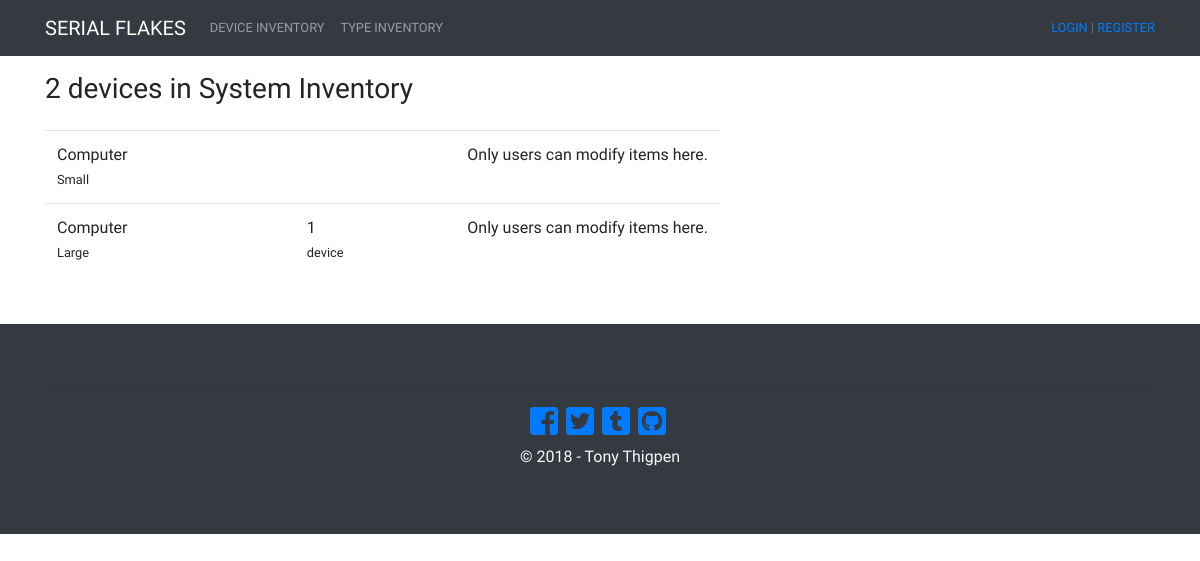
Page /types/ on the earlier database version.
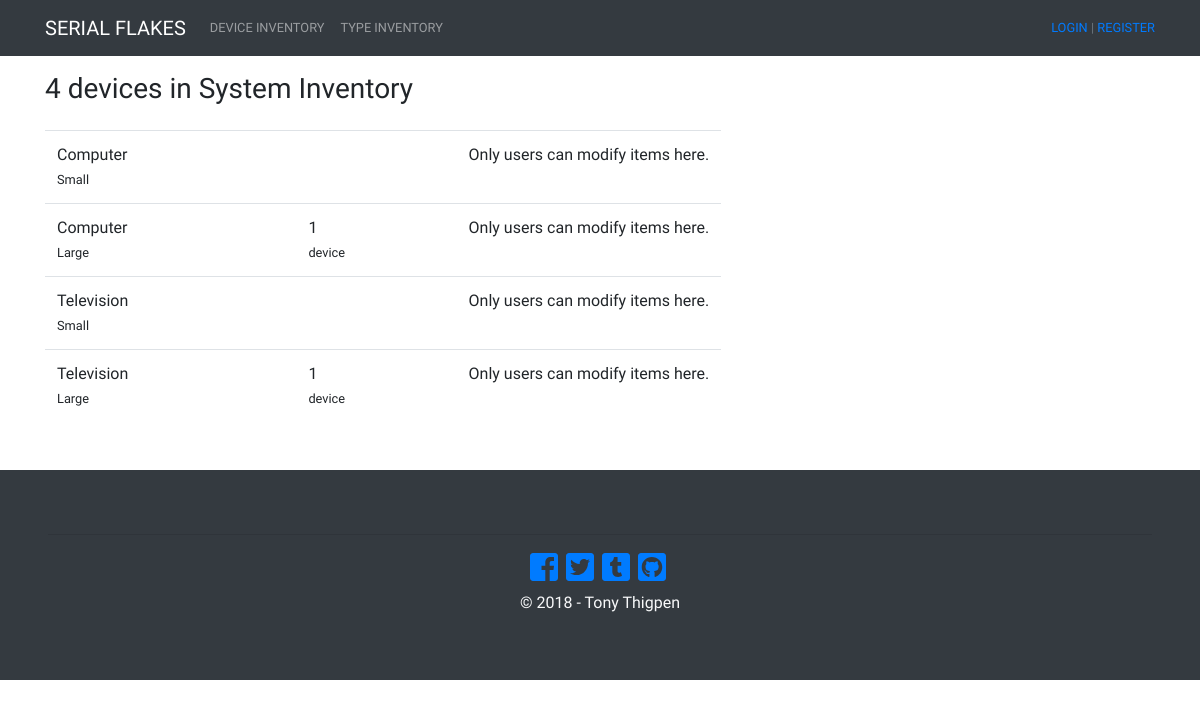
Same page on the later database version.
### Serial/models.py (models this page shows, shortened)
class Type(models.Model):
	type_name = models.CharField(max_length=60)
	type_size = models.CharField(max_length=60)

### Serial/views.py (the view)
class TypeList(generic.ListView):
	model = Type
	context_object_name = 'types'
	queryset = Type.objects.all()
	template_name = 'extra/type_list.html'

### Serial/templates/extra/type_list.html (shortened to what this page needs)
{% extends 'layout.html' %}
{% block content %}
    <div>
        <h3 class="py-3">{{ types.count }} devices in System Inventory<br>
        </h3>
    </div>
    <table class="table table-hover">
        {% for type in types %}
            <tr class="text-justify align-middle">
                <td class="">{{ type.type_name }} <br>
                    <small>{{ type.type_size }}</small>
                </td>
                <td class="">
                    {% with devcount=type.device_type.count %}{% if type.device_type.count > 0 %}
                        <li class="list-unstyled">{{ devcount }}<br>
                            <small>device{{ devcount|pluralize }}</small>
                        </li>
                    {% endif %}{% endwith %}
                </td>
                <td class="btn-group">
                    {% if user.is_authenticated %}
                        <a class="btn btn-primary" href="{% url 'type-detail' type.pk %}">Detail</a>
                        <a class="btn btn-info" href="{% url 'type-update' type.pk %}">Update</a>
                        <a class="btn btn-info" href="{% url 'type-delete' type.pk %}">Delete</a>
                    {% else %}
                        Only users can modify items here.
                    {% endif %}
                </td>
            </tr>
        {% endfor %}
    </table>
{% endblock %}

Differences in the rows shown:
added Type: type_name "Television", type_size "Small"
added Type: type_name "Television", type_size "Large", device_type.count "1"
Other differences:
{{ types.count }}: "2" → "4"
